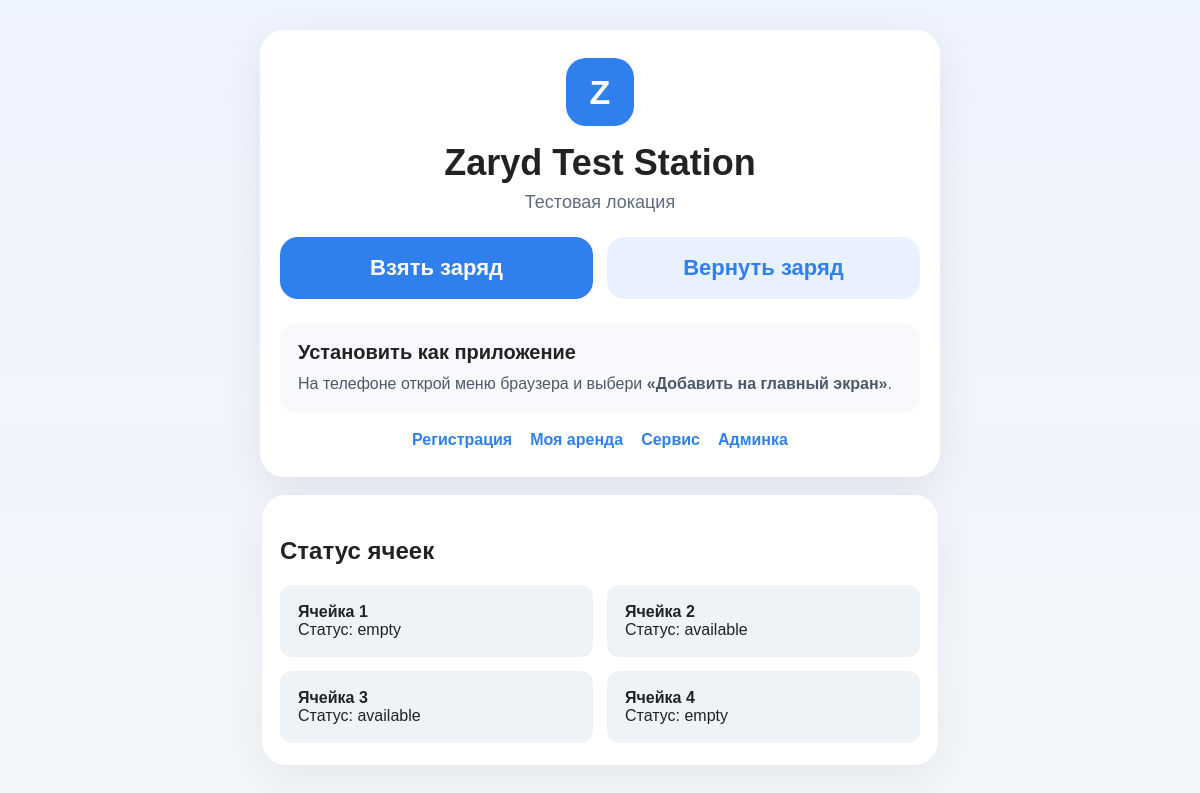
/web, run on the app's committed database.
### app/models.py (models this page shows)
class Slot(Base):
    __tablename__ = "slots"
    id = Column(Integer, primary_key=True, index=True)
    slot_number = Column(Integer, unique=True, nullable=False)
    relay_channel = Column(Integer, nullable=False)
    status = Column(String, default="available")

### app/main.py (the view)
@app.get("/web", response_class=HTMLResponse)
def web_index(request: Request, db: Session = Depends(get_db)):
    cleanup_expired_operations(db)
    cfg = load_config()
    slots = db.query(Slot).order_by(Slot.slot_number).all()
    return templates.TemplateResponse(
        request=request,
        name="index.html",
        context={
            "request": request,
            "slots": slots,
            "station_name": cfg.get("station_name", "IIBOX"),
            "station_address": cfg.get("station_address", ""),
            "service_mode": cfg.get("service_mode", False),
        },
    )

### app/templates/index.html (shortened to what this page needs)
<!DOCTYPE html>
<html lang="ru">
<head>
    <link rel="stylesheet" href="/static/style.css">
</head>
<body>
    <div class="mobile-shell">
        <div class="hero-card">
            <div class="logo-badge">Z</div>
            <h1 class="hero-title">{{ station_name }}</h1>
            <p class="hero-subtitle">{{ station_address }}</p>
            <div class="hero-actions">
                <a class="big-action primary-action" href="/take">Взять заряд</a>
                <a class="big-action secondary-action" href="/return">Вернуть заряд</a>
            </div>
            <div class="install-box">
                <h2>Установить как приложение</h2>
                <p>
                    На телефоне открой меню браузера и выбери
                    <strong>«Добавить на главный экран»</strong>.
                </p>
            </div>
            <div class="mini-links">
                <a href="/register">Регистрация</a>
                <a href="/my-rental">Моя аренда</a>
                <a href="/service">Сервис</a>
                <a href="/admin">Админка</a>
            </div>
        </div>
        <div class="status-card">
            <h2>Статус ячеек</h2>
            <div class="slots mobile-slots">
                {% for slot in slots %}
                    <div class="slot">
                        <strong>Ячейка {{ slot.slot_number }}</strong><br>
                        Статус: {{ slot.status }}
                    </div>
                {% endfor %}
            </div>
        </div>
    </div>
</body>
</html>

### app/static/style.css (style rules this page uses)
body { margin: 0; padding: 0; font-family: Arial, sans-serif; background: #f4f6f8; color: #222; }
h1, h2 { margin-bottom: 20px; }
.slots { display: grid; grid-template-columns: repeat(2, 1fr); gap: 14px; margin-top: 20px; }
.slot { background: #eef3f8; padding: 18px; border-radius: 12px; }
.mobile-shell { min-height: 100vh; padding: 20px 14px 40px; background: linear-gradient(180deg, #eef4ff 0%, #f4f6f8 100%); }
.hero-card { max-width: 520px; margin: 0 auto 18px; background: white; border-radius: 24px; padding: 28px 20px; box-shadow: 0 12px 40px rgba(0,0,0,0.08); text-align: center; }
.logo-badge { width: 68px; height: 68px; margin: 0 auto 16px; border-radius: 20px; background: #2f80ed; color: white; font-size: 34px; font-weight: bold; display: flex; align-items: center; justify-content: center; }
.hero-title { font-size: 36px; margin: 0 0 8px; }
.hero-subtitle { font-size: 18px; color: #5f6b7a; margin: 0 0 24px; }
.hero-actions { display: flex; flex-direction: column; gap: 14px; margin-bottom: 24px; }
.big-action { display: block; padding: 18px 20px; border-radius: 18px; text-decoration: none; font-size: 22px; font-weight: 700; transition: transform 0.12s ease; }
.primary-action { background: #2f80ed; color: white; }
.secondary-action { background: #e9f1ff; color: #2f80ed; }
.install-box { background: #f7f9fc; border-radius: 18px; padding: 18px; text-align: left; margin-bottom: 18px; }
.install-box h2 { font-size: 20px; margin: 0 0 8px; }
.install-box p { margin: 0; color: #4e5968; line-height: 1.45; }
.mini-links { display: flex; justify-content: center; gap: 18px; flex-wrap: wrap; }
.mini-links a { color: #2f80ed; text-decoration: none; font-weight: 600; }
.status-card { max-width: 520px; margin: 0 auto; background: white; border-radius: 24px; padding: 22px 18px; box-shadow: 0 12px 40px rgba(0,0,0,0.06); }
.mobile-slots { grid-template-columns: 1fr; }
@media (min-width: 700px) { .mobile-shell { padding-top: 30px; } }
@media (min-width: 700px) { .hero-card, .status-card { max-width: 640px; } }
@media (min-width: 700px) { .hero-actions { flex-direction: row; } }
@media (min-width: 700px) { .big-action { flex: 1; } }
@media (min-width: 700px) { .mobile-slots { grid-template-columns: repeat(2, 1fr); } }
html, body { margin: 0; padding: 0; }

### data on the page
Slot: slot_number "1", status "empty"
Slot: slot_number "2", status "available"
Slot: slot_number "3", status "available"
Slot: slot_number "4", status "empty"

### other printed values
{{ station_name }} "Zaryd Test Station"
{{ station_address }} "Тестовая локация"
